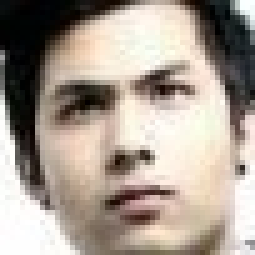
#> input picture newAllActors/ANMOL_K.C/25.jpg.jpg, 51 x 51 px, given as the content of the folder newactors/, which was not available (shown 5 times larger)
$ python detect_save_images.py
#> lines starting #> are read from the running program, lines starting #| are printed output that depends on the picture; pictures that were not available may be replaced by others from this repository, and a replacement may not be noted

import cv2
import cv2 as cv
from os import listdir
import os
import time


def createDir(path):
    if not os.path.exists(path):
        os.makedirs(path)
        print(path+'created successfully')


def cropImage(img, box, name):
    [p, q, r, s] = box
    # crop and save the image provided with the co-ordinates of bounding box
    write_img_color = img[q:q + s, p:p + r]
    saveCropped(write_img_color, name)


# save the cropped image at specified location
def saveCropped(img, name):
    cv2.imwrite(output_path + name + ".jpg", img)


if __name__ == "__main__":
    # paths to input and output images
    input_path = "newactors/"
    output_path = "newAllActors/"

    # load pre-trained frontalface cascade classifier
    frontal_face = cv2.CascadeClassifier("haarcascade_frontalface_default.xml")

    print("Starting to detect faces in images and save the cropped images to output file...")
    sttime = time.clock()
    i = 1

    for subdir in listdir(input_path):
        paths=input_path+subdir+"/"
        input_names = listdir(input_path+subdir)


        output_path= "newAllActors/"+subdir+"/"

        print(output_path)
        createDir(output_path)

        for name in input_names:
            print(paths + name)
            color_img = cv2.imread(paths + name)
#> color_img is the input picture: shape (51, 51, 3); mean B, G, R 145.5, 156.4, 167.8
            # converting color image to grayscale image
            try:
                gray_img = cv2.cvtColor(color_img, cv2.COLOR_BGR2GRAY)
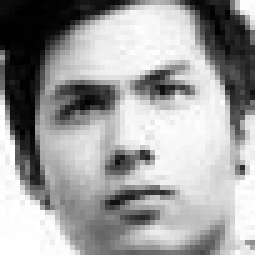
#> gray_img: shape (51, 51) (shown 5 times larger); min 0, max 255, mean 158.6
            except:
                print('could not convert to gray, skipping')
                continue
            # find the bounding boxes around detected faces in images
            bBoxes = frontal_face.detectMultiScale(gray_img, 1.3, 5)
#> bBoxes = ()

            for box in bBoxes:
                # print(box)
                # crop and save the image at specified location
                cropImage(color_img, box, name)
                i += 1
#> this loop made 0 passes
#> after the loop, i = 1

print("Successfully completed the task in %.2f Secs." % (time.clock() - sttime))

$ run again, on newAllActors/DAYAHANG_RAI/46.jpg.jpg
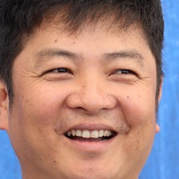
#> input picture newAllActors/DAYAHANG_RAI/46.jpg.jpg, 179 x 179 px, given as the content of the folder newactors/, which was not available
#> color_img is the input picture: shape (179, 179, 3); mean B, G, R 121.5, 127.3, 159.9
#> `gray_img = cv2.cvtColor(color_img, cv2.COLOR_BGR2GRAY)`:
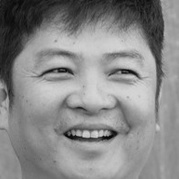
#> gray_img: shape (179, 179); min 5, max 218, mean 136.4
#> bBoxes = [[13, 17, 151, 151]]
#> the loop `for box in bBoxes:` made 1 pass
#> (p in cropImage, q in cropImage, r in cropImage, s in cropImage, i) on pass 1: (13, 17, 151, 151, 2)
#> pass 1, in cropImage, `write_img_color = img[q:q + s, p:p + r]`:
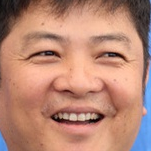
#> write_img_color: shape (151, 151, 3); mean B, G, R 117.3, 135.6, 184.9
#> after the loop `for box in bBoxes:`: i = 2

$ run again, on newAllActors/DEEPAK_RAJ_GIRI/30.jpg.jpg
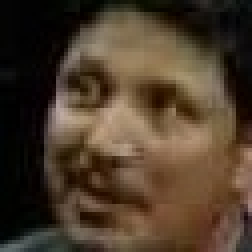
#> input picture newAllActors/DEEPAK_RAJ_GIRI/30.jpg.jpg, 63 x 63 px, given as the content of the folder newactors/, which was not available (shown 4 times larger)
#> color_img is the input picture: shape (63, 63, 3); mean B, G, R 43.6, 60.4, 76.8
#> `gray_img = cv2.cvtColor(color_img, cv2.COLOR_BGR2GRAY)`:
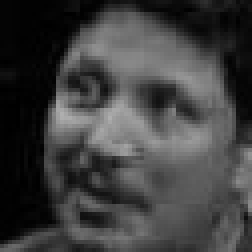
#> gray_img: shape (63, 63) (shown 4 times larger); min 0, max 175, mean 63.4
#> bBoxes = [[4, 5, 53, 53]]
#> the loop `for box in bBoxes:` made 1 pass
#> (p in cropImage, q in cropImage, r in cropImage, s in cropImage, i) on pass 1: (4, 5, 53, 53, 2)
#> pass 1, in cropImage, `write_img_color = img[q:q + s, p:p + r]`:
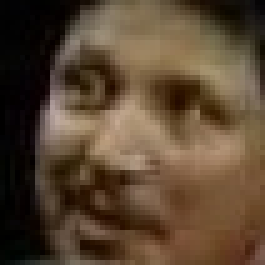
#> write_img_color: shape (53, 53, 3) (shown 5 times larger); mean B, G, R 50.1, 70.1, 89.7
#> after the loop `for box in bBoxes:`: i = 2

$ run again, on newAllActors/DEEPAK_RAJ_GIRI/7.jpg.jpg
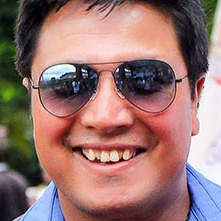
#> input picture newAllActors/DEEPAK_RAJ_GIRI/7.jpg.jpg, 221 x 221 px, given as the content of the folder newactors/, which was not available
#> color_img is the input picture: shape (221, 221, 3); mean B, G, R 114.1, 117.3, 151.9
#> `gray_img = cv2.cvtColor(color_img, cv2.COLOR_BGR2GRAY)`:
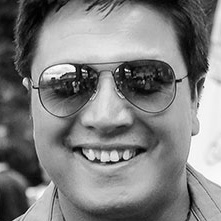
#> gray_img: shape (221, 221); min 0, max 255, mean 127.3
#> bBoxes = [[11, 7, 196, 196]]
#> the loop `for box in bBoxes:` made 1 pass
#> (p in cropImage, q in cropImage, r in cropImage, s in cropImage, i) on pass 1: (11, 7, 196, 196, 2)
#> pass 1, in cropImage, `write_img_color = img[q:q + s, p:p + r]`:
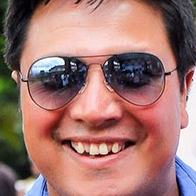
#> write_img_color: shape (196, 196, 3); mean B, G, R 113.1, 118.2, 160.2
#> after the loop `for box in bBoxes:`: i = 2
